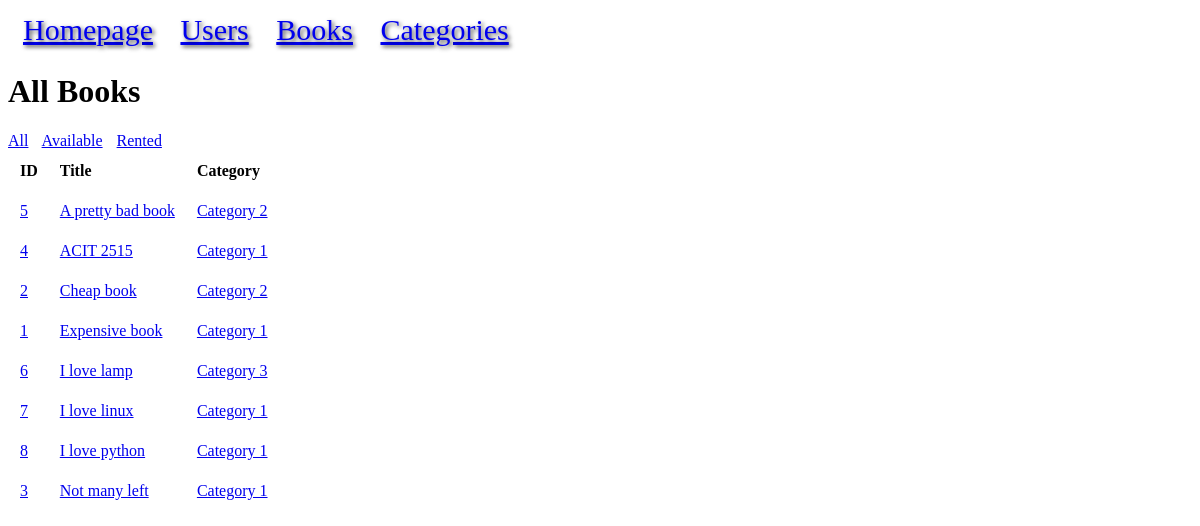
/books, run on the app's committed database.
### models.py (models this page shows, shortened)
class Book(db.Model):
    id = mapped_column(Integer, primary_key=True, autoincrement=True)
    title = mapped_column(String)
    price = mapped_column(DECIMAL(10, 2))
    available = mapped_column(Integer, default=0)
    rating = mapped_column(Integer)
    upc = mapped_column(String, unique=True)
    url = mapped_column(String)
    category_id = mapped_column(Integer, ForeignKey("category.id"))
    category = relationship("Category", back_populates="books")
    rentals = relationship("BookRental", back_populates="book")

class Category(db.Model):
    id = mapped_column(Integer, primary_key=True)
    name = mapped_column(String, unique=True)
    books = relationship("Book", back_populates="category")

### app.py (the view)
@app.route("/books")
def books():
    statement = db.select(Book).order_by(Book.title)
    results = db.session.execute(statement).scalars()
    return render_template("books.html", results=results)

### templates/books.html
{% extends "base.html" %}
{% block content %}
<h1>All Books</h1>
<span style="margin-right: 10px;"><a href="{{ url_for('books') }}">All</a></span>
<span style="margin-right: 10px;"><a href="{{ url_for('available') }}">Available</a></span>
<span><a href="{{ url_for('rented') }}">Rented</a></span>
<table>
<tr>
    <th style="text-align: left;">ID</th>
    <th style="text-align: left;">Title</th>
    <th style="text-align: left;">Category</th>
</tr>
{% for book in results %}
<tr>
    <td><a href="{{ url_for('book', id=book.id) }}">{{ book.id }}</td></a>
    <td><a href="{{ url_for('book', id=book.id) }}">{{ book.title }}</td></a>
    <td> <a href="{{ url_for('category_detail', name=book.category.name) }}">{{ book.category.name }}</td></a>
</tr>
{% endfor %}
</table>
{% endblock %}

### static/style.css (style rules this page uses)
th, td { padding:10px; }
tr { text-align: left; }
th { text-align: left; }
td { text-align: left; }

### data on the page
Book: id "5", title "A pretty bad book", category.name "Category 2"
Book: id "4", title "ACIT 2515", category.name "Category 1"
Book: id "2", title "Cheap book", category.name "Category 2"
Book: id "1", title "Expensive book", category.name "Category 1"
Book: id "6", title "I love lamp", category.name "Category 3"
Book: id "7", title "I love linux", category.name "Category 1"
Book: id "8", title "I love python", category.name "Category 1"
Book: id "3", title "Not many left", category.name "Category 1"
